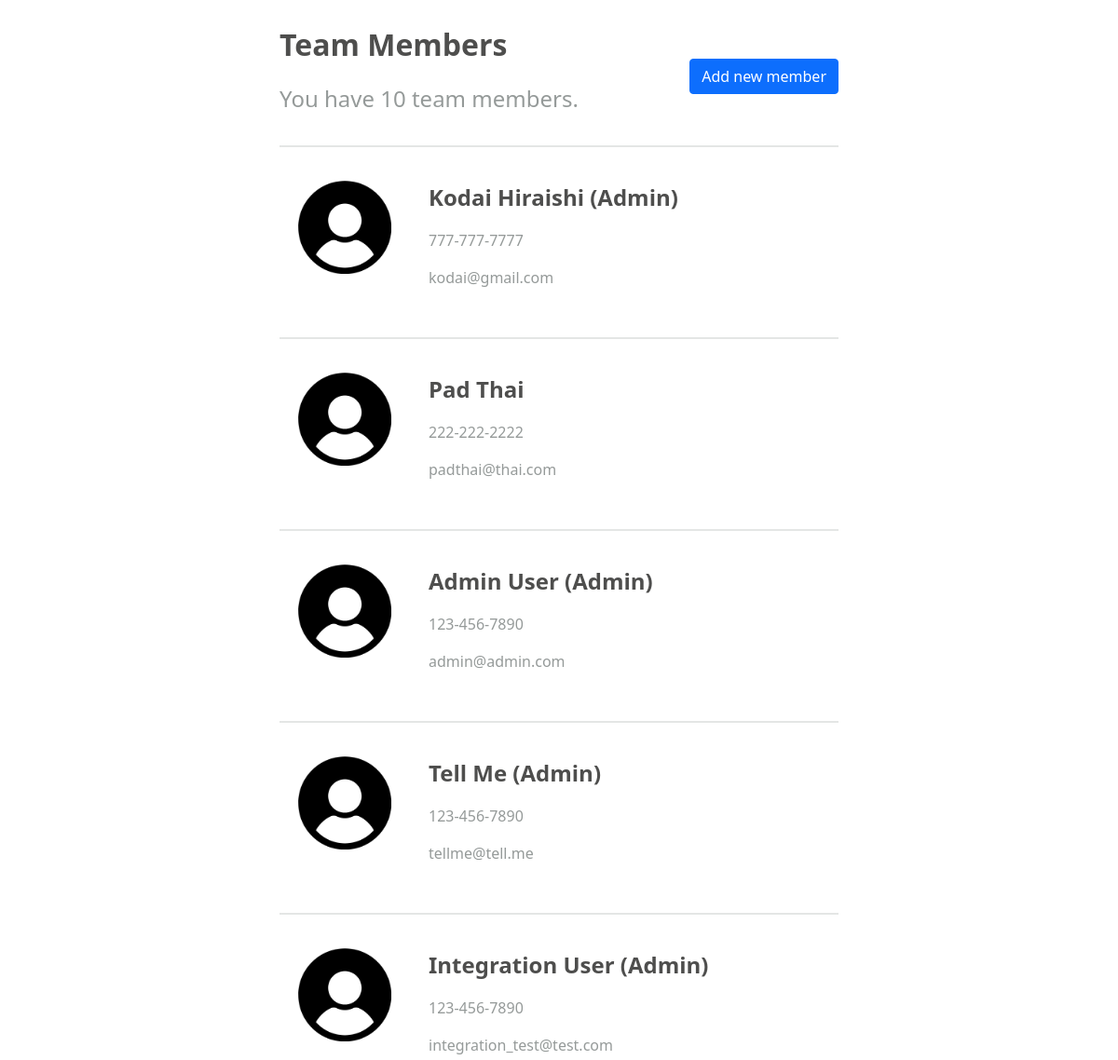
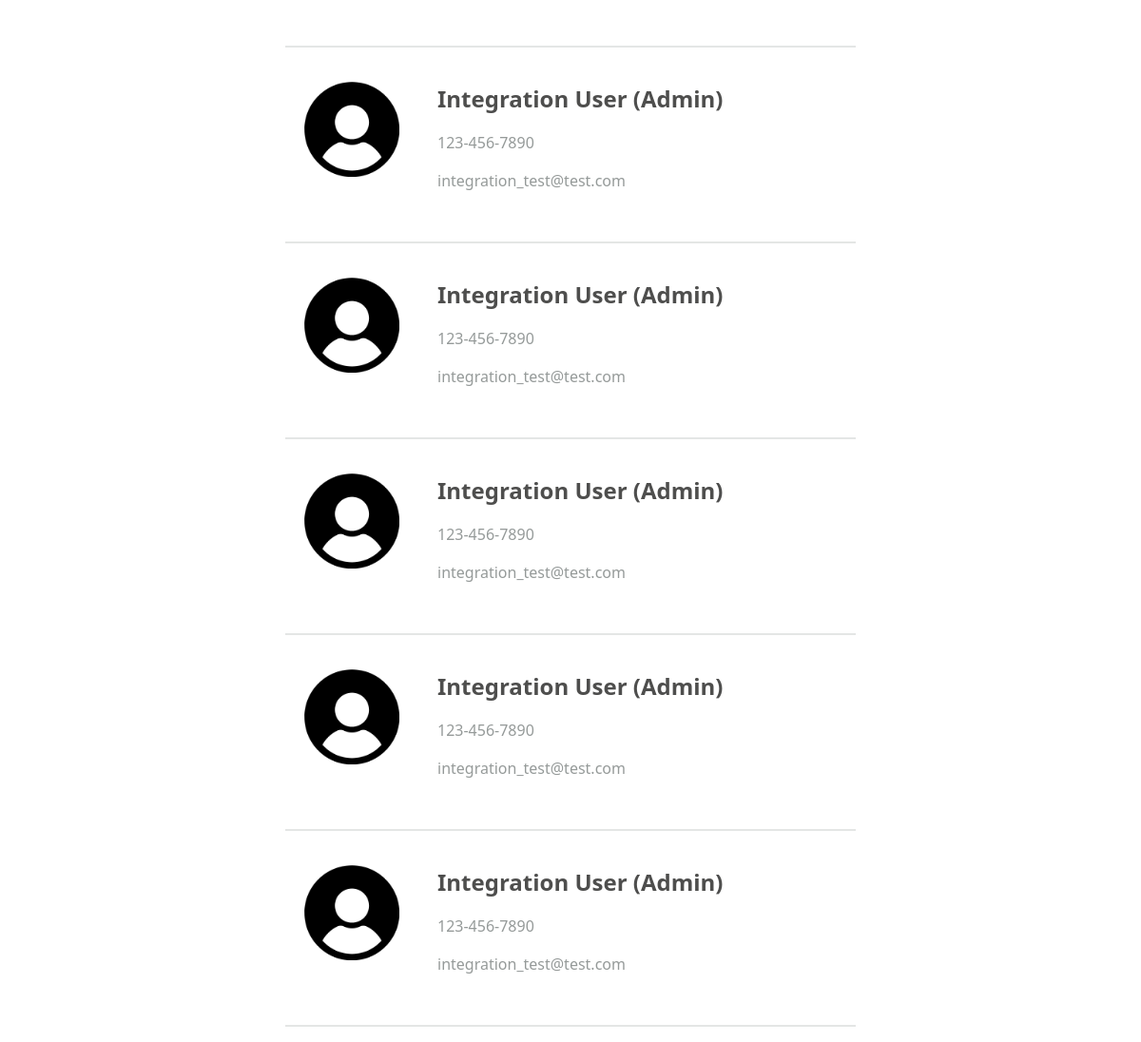
Before: / with the older database file (2 pictures, top to bottom).
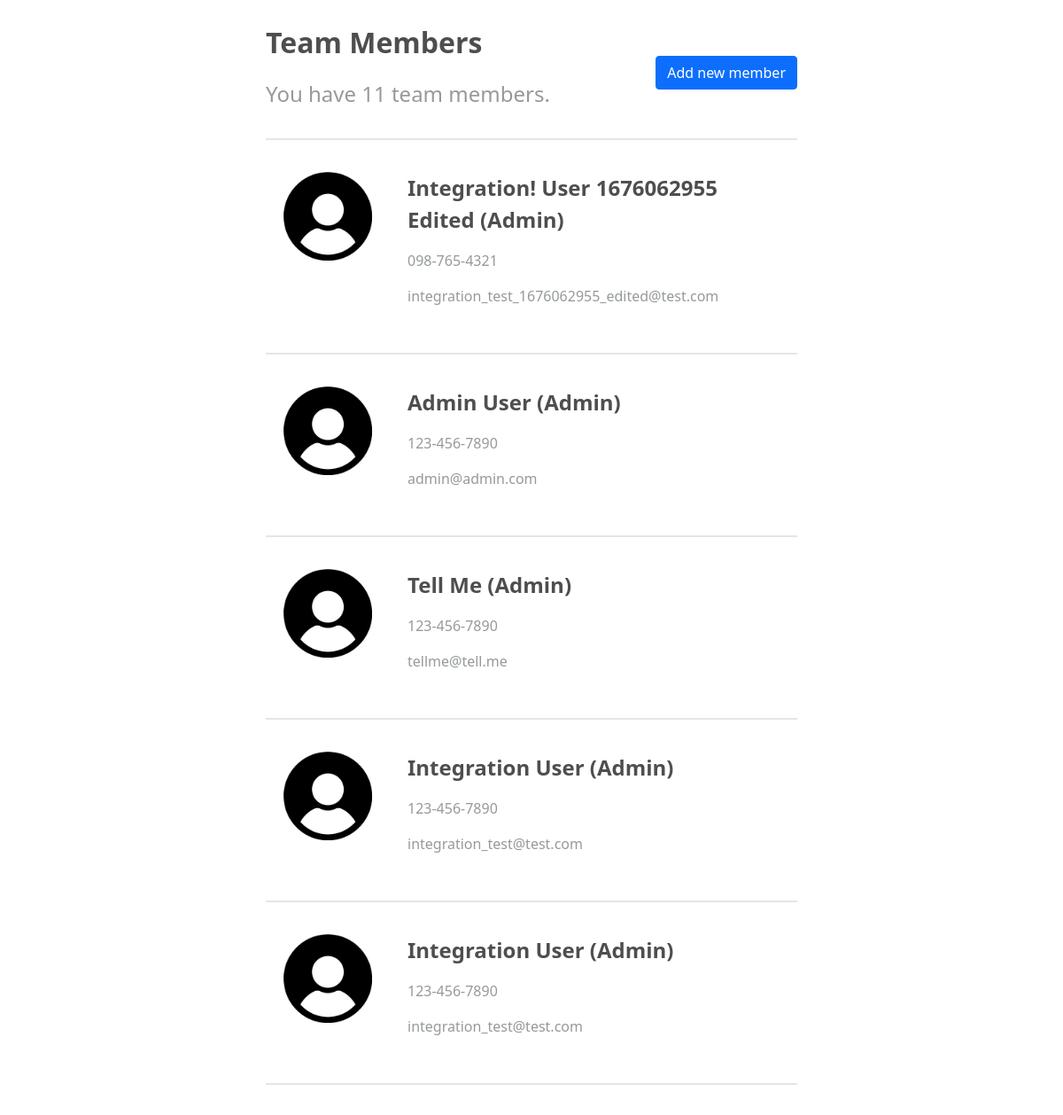
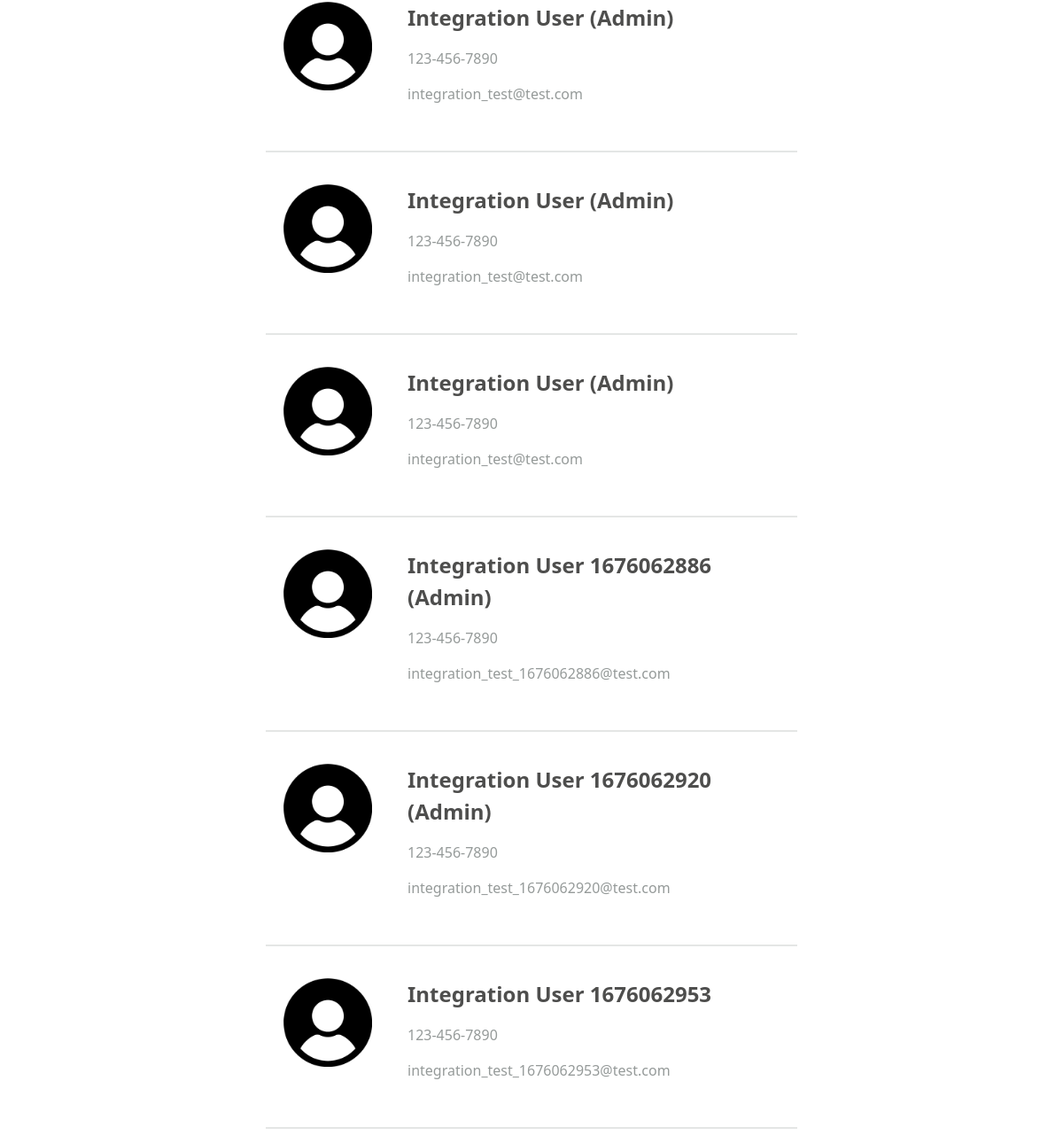
After: the same page with the newer database file (2 pictures, top to bottom).
### api/models.py (models this page shows, shortened)
class TeamMember(models.Model):
    first_name = models.CharField(max_length=50)
    last_name = models.CharField(max_length=50)
    email = models.EmailField(max_length=255, validators=[email_validator])
    phone_number = models.CharField(max_length=12, validators=[phone_number_validator])
    is_admin = models.BooleanField(default=False)

### api/views.py (the view)
# urls.py: path('', views.TeamMemberListView.as_view()),
class TeamMemberListView(ListView):
    model = TeamMember
    template_name = 'teammembers/teammember_list.html'
    context_object_name = 'team_members'

### api/templates/teammembers/teammember_list.html
{% extends "base.html" %}
{% load static %}
{% block content %}
    <div id="teammember-list-header-wrapper">
        <div id="teammember-list-header-left">
            <p class="fs-2 fw-bolder black-text page-header">Team Members</h2>
            <p class="fs-4 grey-text page-subheader">You have {{ team_members|length }} team members.</h4>
        </div>
        <div id="teammember-list-header-right">
            <button id="add-member-btn" type="button" class="btn btn-primary" onclick="location.href='add'">Add new member</button>
        </div>
    </div>
    <hr class="grey-separator">
    {% for teammember in team_members %}
        <div class="teammember-list-wrapper" onclick="location.href='{{ teammember.id }}/edit';">
            <div class="teammember-img-wrapper">
                <img class="teammember-img" src={% static 'image/user-3296.png' %} alt="">
            </div>
            <div class="teammember-info-wrapper">
                <p class="fs-4 black-text fw-bolder teammember-name">{{ teammember.first_name }} {{ teammember.last_name }} {% if teammember.is_admin %}(Admin){% endif %}</p>
                <p class="fs-6 grey-text teammember-phone-number">{{ teammember.phone_number }}</p>
                <p class="fs-6 grey-text team-member-email">{{ teammember.email }}</p>
            </div>
        </div>
        <hr class="grey-separator">
    {% endfor %}
{% endblock %}

### api/templates/base.html (shortened to what this page needs)
{% load static %}
<!DOCTYPE html>
<html lang="en">
<head>
    <link rel="stylesheet" href="https://cdnjs.cloudflare.com/ajax/libs/font-awesome/6.3.0/css/all.min.css" />
    <link rel="stylesheet" href="https://cdn.jsdelivr.net/npm/bootstrap@5.1.3/dist/css/bootstrap.min.css">
    <link rel="stylesheet" href={% static 'css/base.css' %}>
    <link rel="stylesheet" href={% static 'css/teammember_list.css' %}>
    <link rel="stylesheet" href={% static 'css/teammember_details.css' %}>
    <link rel="stylesheet" href={% static 'css/teammember_form.css' %}>
</head>
<body>
    <div id="main-wrapper">
        <div id="content">
            {% block content %}{% endblock %}
        </div>
    </div>
</body>
</html>

### api/static/css/base.css (style rules this page uses)
:root { height: 100vh; width: 100vw; padding: 2%; }
#main-wrapper { display: flex; flex-direction: column; align-content: center; }
#content { width: 600px; margin: auto; }
.black-text { color: #4E4E4D; }
.grey-text { color: #959A99; }
#content > .grey-separator { color: #959A99; height: 2px; }

### api/static/css/teammember_list.css (style rules this page uses)
#teammember-list-header-wrapper { display: flex; flex-direction: row; }
#teammember-list-header-left { flex: 1 0 0; }
#teammember-list-header-right { margin: auto; }
.teammember-list-wrapper { display: flex; flex-direction: row; }
.teammember-img-wrapper { margin: 20px; }
.teammember-img { height: 100px; width: 100px; }
.teammember-info-wrapper { margin: 20px; }

Changed rows visible on the page:
removed TeamMember: first_name "Kodai", last_name "Hiraishi", is_admin "(Admin)", phone_number "777-777-7777", email "kodai@gmail.com"
removed TeamMember: first_name "Pad", last_name "Thai", phone_number "222-222-2222", email "padthai@thai.com"
removed TeamMember: first_name "Integration", last_name "User", is_admin "(Admin)", phone_number "123-456-7890", email "integration_test@test.com"
added TeamMember: first_name "Integration!", last_name "User 1676062955 Edited", is_admin "(Admin)", phone_number "098-765-4321", email "integration_test_1676062955_edited@test.com"
added TeamMember: first_name "Integration", last_name "User 1676062886", is_admin "(Admin)", phone_number "123-456-7890", email "integration_test_1676062886@test.com"
added TeamMember: first_name "Integration", last_name "User 1676062920", is_admin "(Admin)", phone_number "123-456-7890", email "integration_test_1676062920@test.com"
added TeamMember: first_name "Integration", last_name "User 1676062953", phone_number "123-456-7890", email "integration_test_1676062953@test.com"
Other visible differences:
{{ team_members|length }}: "10" → "11"
